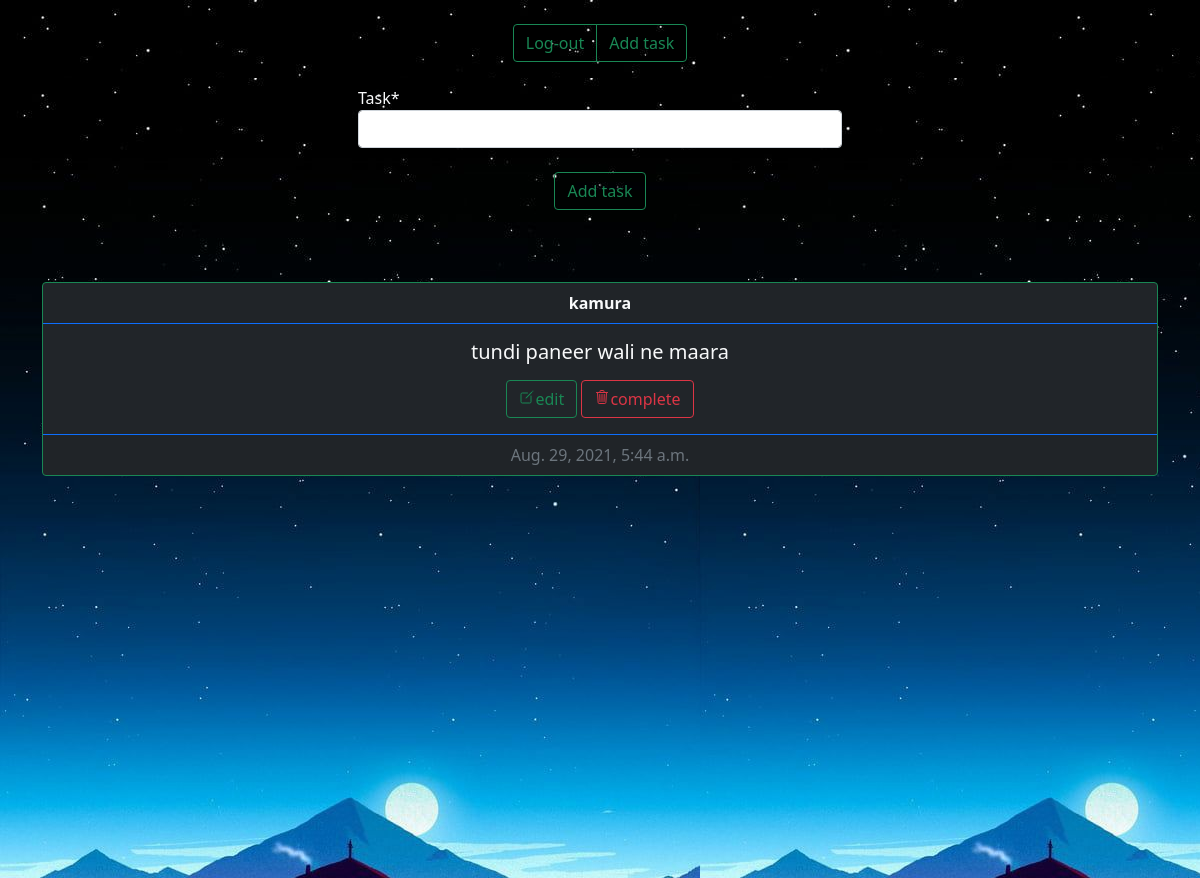
/add (signed in), run on an earlier commit of the app's database.
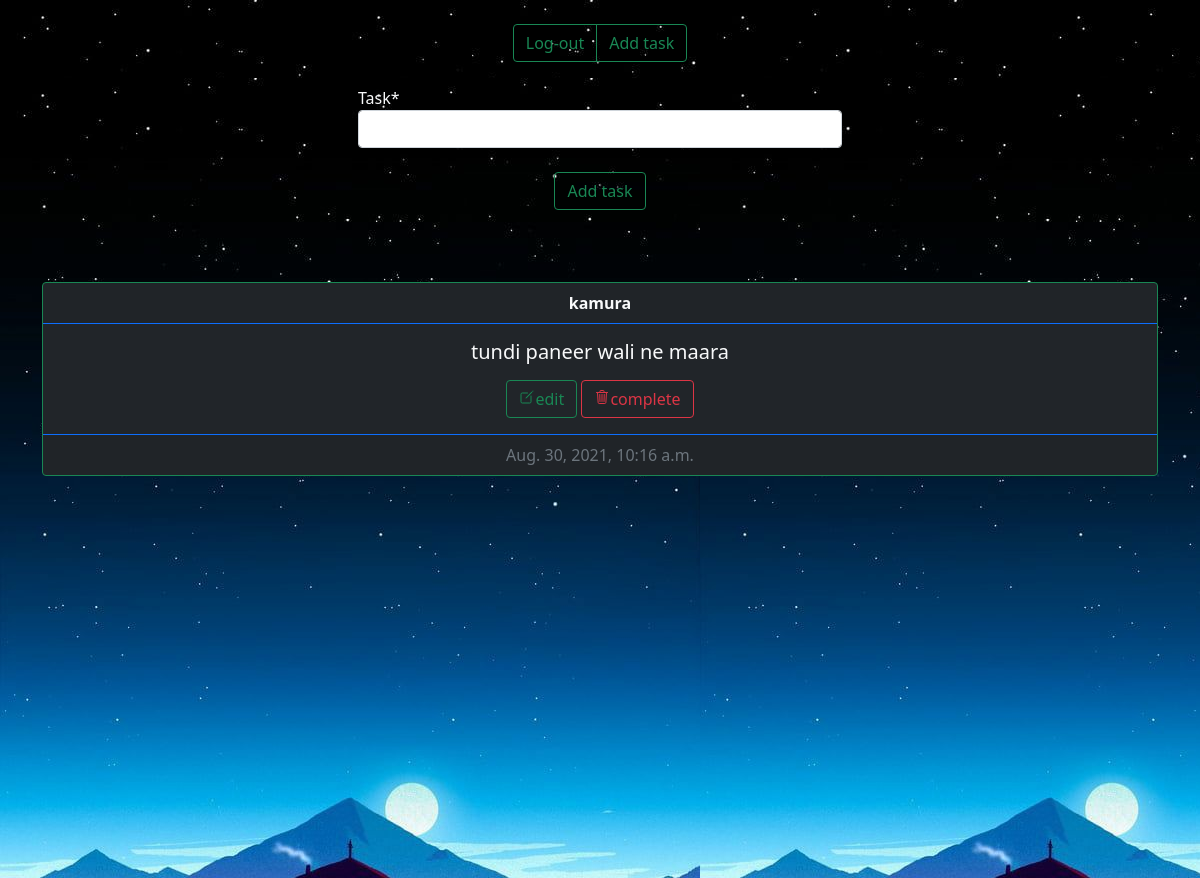
And on a later commit of the database.
### todolist/models.py (models this page shows, shortened)
class todo(models.Model):
    oser = models.ForeignKey(User,on_delete=models.CASCADE)
    Task = models.CharField(max_length=500)
    date = models.DateTimeField(default=timezone.now)

### todolist/views.py (the view)
# urls.py: path('add',views.add_task,name='add'),
@login_required(login_url='/login')
def add_task(request):
    if request.method == 'POST':
        al = todotask(request.POST)
        if al.is_valid():
            pok = al.cleaned_data['Task']
            save_task = todo(Task=pok,oser = request.user)
            save_task.save()
            return HttpResponseRedirect('/add')
    else:
        al = todotask()
        ret = request.user
        tosk = todo.objects.filter(oser=ret)
        return render(request,'addtask.html',{'alo':al,'flask':tosk})

### todolist/form.py
class todotask(forms.ModelForm):
    class Meta:
        model = todo
        fields = ['Task']

### templates/addtask.html (shortened to what this page needs)
{% extends 'base.html' %}{% load crispy_forms_tags %}{% block task1 %}{% load static %}
<div style="background-image: url({% static 'img/background.jpg' %}); height: 800px;">
<div class="container">
<form class="row gy-2 gx-3 align-items-center" method="POST">{% csrf_token %}
<div class="mx-auto" style="width: 500px">
{{alo|crispy}}
    <br><center><button type="submit" class="btn btn-outline-success" value="submit">Add task</button></center></div>
</form></div><br>
  {% for a in flask %}
<div class="container py-5">
<div class="mx-auto" style="width: responsive;">
<div class="card text-center bg-dark border-success text-light ">
  <div class="card-header border-primary">
      <b>{{a.oser}}</b>
  </div>
  <div class="card-body border-success">
    <h5 class="card-title">{{a.Task}}</h5>
    <a href="{% url 'edit' a.id %}" class="btn btn-outline-success"><ion-icon size="md" name="create-outline">
    </ion-icon>edit</a>
      <a href="{% url 'delete' a.id %}" class="btn btn-outline-danger"><ion-icon size="md" name="trash-outline">Delete</ion-icon>complete</a>
  </div>
  <div class="card-footer text-muted border-primary">
    {{a.date}}
  </div>
</div></div></div>
</div>
{% endfor %}
{% endblock %}

### templates/base.html (shortened to what this page needs)
<!doctype html>
<html lang="en">
  <head>
    {% load static %}
    <link href="{% static 'css/bootstrap.css' %}" rel="stylesheet" type="text/css">
  </head>
  <body class="text-light" style="background-image: url({% static 'img/background.jpg' %}); height: 100px;">
  <div class =' my-4 d-flex justify-content-center' >
<div class="btn-group" role="group" aria-label="Basic example">
    {% if user.is_authenticated %}
    <a type="submit" href="{% url 'logout' %}" class="btn btn-outline-success" value="submit">Log-out</a>
        <a type="submit" href="{% url 'add' %}" class="btn btn-outline-success" value="submit">Add task</a>
{% else %}
    <a type="submit" href="{% url 'login' %}" class="btn btn-outline-success" value="submit">Log-in</a>
    <a type="submit" href="{% url 'register' %}" class="btn btn-outline-success" value="submit">Register</a>
{% endif %}</div></div>
{% block task1 %}{% endblock %}
  </body>
</html>

What changed in the data, as far as the page shows it:
changed todo "tundi paneer wali ne maara": date "Aug. 29, 2021, 5:44 a.m." → "Aug. 30, 2021, 10:16 a.m."
